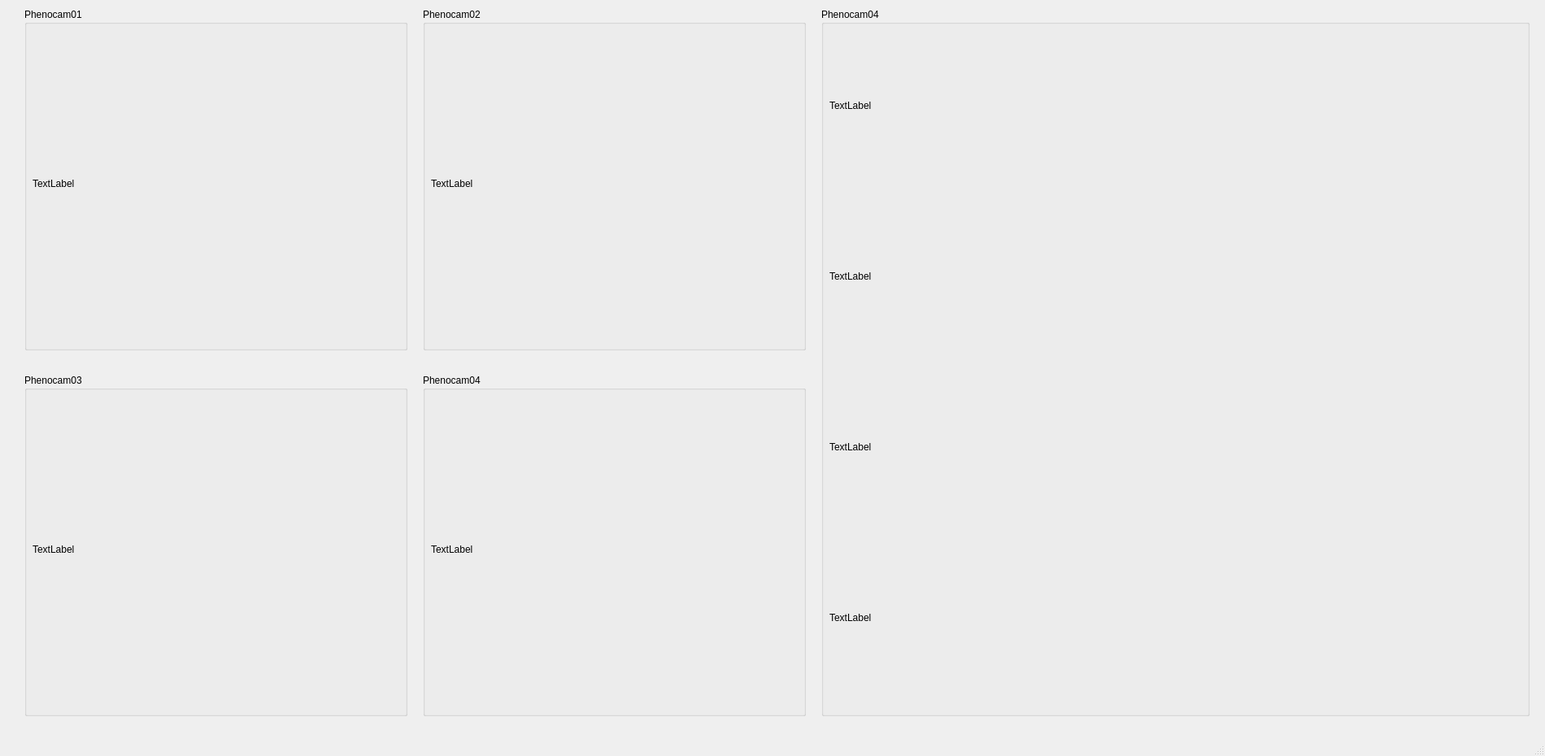
<?xml version="1.0" encoding="UTF-8"?>
<ui version="4.0">
 <class>MainWindow</class>
 <widget class="QMainWindow" name="MainWindow">
  <property name="geometry">
   <rect>
    <x>0</x>
    <y>0</y>
    <width>1900</width>
    <height>930</height>
   </rect>
  </property>
  <property name="windowTitle">
   <string>MainWindow</string>
  </property>
  <widget class="QWidget" name="centralwidget">
   <widget class="QGroupBox" name="groupBox">
    <property name="enabled">
     <bool>true</bool>
    </property>
    <property name="geometry">
     <rect>
      <x>30</x>
      <y>10</y>
      <width>471</width>
      <height>421</height>
     </rect>
    </property>
    <property name="title">
     <string>Phenocam01</string>
    </property>
    <widget class="QLabel" name="label_image1">
     <property name="geometry">
      <rect>
       <x>10</x>
       <y>20</y>
       <width>451</width>
       <height>391</height>
      </rect>
     </property>
     <property name="text">
      <string>TextLabel</string>
     </property>
    </widget>
   </widget>
   <widget class="QGroupBox" name="groupBox_2">
    <property name="enabled">
     <bool>true</bool>
    </property>
    <property name="geometry">
     <rect>
      <x>520</x>
      <y>10</y>
      <width>471</width>
      <height>421</height>
     </rect>
    </property>
    <property name="title">
     <string>Phenocam02</string>
    </property>
    <widget class="QLabel" name="label_image2">
     <property name="geometry">
      <rect>
       <x>10</x>
       <y>20</y>
       <width>451</width>
       <height>391</height>
      </rect>
     </property>
     <property name="text">
      <string>TextLabel</string>
     </property>
    </widget>
   </widget>
   <widget class="QGroupBox" name="groupBox_3">
    <property name="enabled">
     <bool>true</bool>
    </property>
    <property name="geometry">
     <rect>
      <x>30</x>
      <y>460</y>
      <width>471</width>
      <height>421</height>
     </rect>
    </property>
    <property name="title">
     <string>Phenocam03</string>
    </property>
    <widget class="QLabel" name="label_image3">
     <property name="geometry">
      <rect>
       <x>10</x>
       <y>20</y>
       <width>451</width>
       <height>391</height>
      </rect>
     </property>
     <property name="text">
      <string>TextLabel</string>
     </property>
    </widget>
   </widget>
   <widget class="QGroupBox" name="groupBox_4">
    <property name="enabled">
     <bool>true</bool>
    </property>
    <property name="geometry">
     <rect>
      <x>520</x>
      <y>460</y>
      <width>471</width>
      <height>421</height>
     </rect>
    </property>
    <property name="title">
     <string>Phenocam04</string>
    </property>
    <widget class="QLabel" name="label_image4">
     <property name="geometry">
      <rect>
       <x>10</x>
       <y>20</y>
       <width>451</width>
       <height>391</height>
      </rect>
     </property>
     <property name="text">
      <string>TextLabel</string>
     </property>
    </widget>
   </widget>
   <widget class="QGroupBox" name="groupBox_5">
    <property name="enabled">
     <bool>true</bool>
    </property>
    <property name="geometry">
     <rect>
      <x>1010</x>
      <y>10</y>
      <width>871</width>
      <height>871</height>
     </rect>
    </property>
    <property name="title">
     <string>Phenocam04</string>
    </property>
    <widget class="QLabel" name="label_gcc1">
     <property name="geometry">
      <rect>
       <x>10</x>
       <y>20</y>
       <width>851</width>
       <height>200</height>
      </rect>
     </property>
     <property name="text">
      <string>TextLabel</string>
     </property>
    </widget>
    <widget class="QLabel" name="label_gcc2">
     <property name="geometry">
      <rect>
       <x>10</x>
       <y>230</y>
       <width>851</width>
       <height>200</height>
      </rect>
     </property>
     <property name="text">
      <string>TextLabel</string>
     </property>
    </widget>
    <widget class="QLabel" name="label_gcc3">
     <property name="geometry">
      <rect>
       <x>10</x>
       <y>440</y>
       <width>851</width>
       <height>200</height>
      </rect>
     </property>
     <property name="text">
      <string>TextLabel</string>
     </property>
    </widget>
    <widget class="QLabel" name="label_gcc4">
     <property name="geometry">
      <rect>
       <x>10</x>
       <y>650</y>
       <width>851</width>
       <height>200</height>
      </rect>
     </property>
     <property name="text">
      <string>TextLabel</string>
     </property>
    </widget>
   </widget>
   <zorder>groupBox_5</zorder>
   <zorder>groupBox</zorder>
   <zorder>groupBox_2</zorder>
   <zorder>groupBox_3</zorder>
   <zorder>groupBox_4</zorder>
  </widget>
  <widget class="QMenuBar" name="menubar">
   <property name="geometry">
    <rect>
     <x>0</x>
     <y>0</y>
     <width>1900</width>
     <height>23</height>
    </rect>
   </property>
  </widget>
  <widget class="QStatusBar" name="statusbar"/>
 </widget>
 <resources/>
 <connections/>
</ui>
